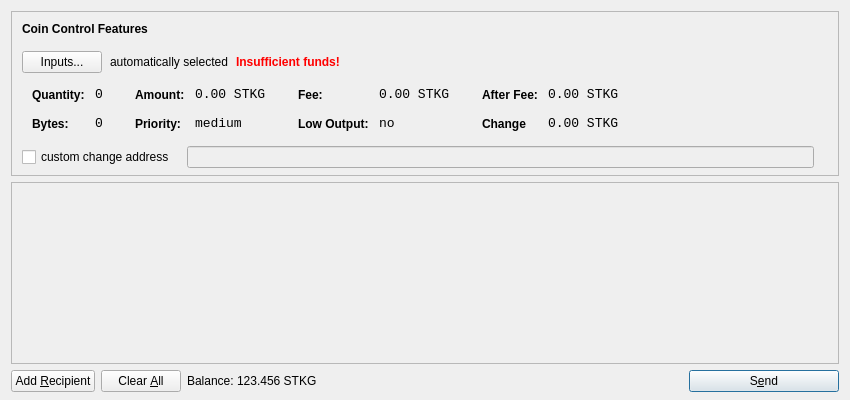
<?xml version="1.0" encoding="UTF-8"?>
<ui version="4.0">
 <class>SendCoinsDialog</class>
 <widget class="QDialog" name="SendCoinsDialog">
  <property name="geometry">
   <rect>
    <x>0</x>
    <y>0</y>
    <width>850</width>
    <height>400</height>
   </rect>
  </property>
  <property name="windowTitle">
   <string>Send Coins</string>
  </property>
  <layout class="QVBoxLayout" name="verticalLayout" stretch="0,1,0">
   <property name="bottomMargin">
    <number>8</number>
   </property>
   <item>
    <widget class="QFrame" name="frameCoinControl">
     <property name="sizePolicy">
      <sizepolicy hsizetype="Expanding" vsizetype="Expanding">
       <horstretch>0</horstretch>
       <verstretch>0</verstretch>
      </sizepolicy>
     </property>
     <property name="maximumSize">
      <size>
       <width>16777215</width>
       <height>16777215</height>
      </size>
     </property>
     <property name="frameShape">
      <enum>QFrame::StyledPanel</enum>
     </property>
     <property name="frameShadow">
      <enum>QFrame::Sunken</enum>
     </property>
     <layout class="QVBoxLayout" name="verticalLayoutCoinControl2">
      <property name="spacing">
       <number>-1</number>
      </property>
      <property name="leftMargin">
       <number>0</number>
      </property>
      <property name="topMargin">
       <number>0</number>
      </property>
      <property name="rightMargin">
       <number>0</number>
      </property>
      <property name="bottomMargin">
       <number>6</number>
      </property>
      <item>
       <layout class="QVBoxLayout" name="verticalLayoutCoinControl" stretch="0,0,0,0,1">
        <property name="spacing">
         <number>0</number>
        </property>
        <property name="leftMargin">
         <number>10</number>
        </property>
        <property name="topMargin">
         <number>10</number>
        </property>
        <item>
         <layout class="QHBoxLayout" name="horizontalLayoutCoinControl1">
          <property name="bottomMargin">
           <number>15</number>
          </property>
          <item>
           <widget class="QLabel" name="labelCoinControlFeatures">
            <property name="sizePolicy">
             <sizepolicy hsizetype="Preferred" vsizetype="Maximum">
              <horstretch>0</horstretch>
              <verstretch>0</verstretch>
             </sizepolicy>
            </property>
            <property name="font">
             <font>
              <weight>75</weight>
              <bold>true</bold>
             </font>
            </property>
            <property name="styleSheet">
             <string notr="true">font-weight:bold;</string>
            </property>
            <property name="text">
             <string>Coin Control Features</string>
            </property>
           </widget>
          </item>
         </layout>
        </item>
        <item>
         <layout class="QHBoxLayout" name="horizontalLayoutCoinControl2" stretch="0,0,0,0">
          <property name="spacing">
           <number>8</number>
          </property>
          <property name="bottomMargin">
           <number>10</number>
          </property>
          <item>
           <widget class="QPushButton" name="pushButtonCoinControl">
            <property name="styleSheet">
             <string notr="true"/>
            </property>
            <property name="text">
             <string>Inputs...</string>
            </property>
           </widget>
          </item>
          <item>
           <widget class="QLabel" name="labelCoinControlAutomaticallySelected">
            <property name="text">
             <string>automatically selected</string>
            </property>
            <property name="margin">
             <number>5</number>
            </property>
           </widget>
          </item>
          <item>
           <widget class="QLabel" name="labelCoinControlInsuffFunds">
            <property name="font">
             <font>
              <weight>75</weight>
              <bold>true</bold>
             </font>
            </property>
            <property name="styleSheet">
             <string notr="true">color:red;font-weight:bold;</string>
            </property>
            <property name="text">
             <string>Insufficient funds!</string>
            </property>
            <property name="margin">
             <number>5</number>
            </property>
           </widget>
          </item>
          <item>
           <spacer name="horizontalSpacerCoinControl">
            <property name="orientation">
             <enum>Qt::Horizontal</enum>
            </property>
            <property name="sizeHint" stdset="0">
             <size>
              <width>40</width>
              <height>1</height>
             </size>
            </property>
           </spacer>
          </item>
         </layout>
        </item>
        <item>
         <widget class="QWidget" name="widgetCoinControl" native="true">
          <property name="sizePolicy">
           <sizepolicy hsizetype="Preferred" vsizetype="Preferred">
            <horstretch>0</horstretch>
            <verstretch>0</verstretch>
           </sizepolicy>
          </property>
          <property name="minimumSize">
           <size>
            <width>0</width>
            <height>0</height>
           </size>
          </property>
          <property name="styleSheet">
           <string notr="true"/>
          </property>
          <layout class="QHBoxLayout" name="horizontalLayoutCoinControl5">
           <property name="margin">
            <number>0</number>
           </property>
           <item>
            <layout class="QHBoxLayout" name="horizontalLayoutCoinControl3" stretch="0,0,0,1">
             <property name="spacing">
              <number>20</number>
             </property>
             <property name="topMargin">
              <number>0</number>
             </property>
             <property name="bottomMargin">
              <number>10</number>
             </property>
             <item>
              <layout class="QFormLayout" name="formLayoutCoinControl1">
               <property name="horizontalSpacing">
                <number>10</number>
               </property>
               <property name="verticalSpacing">
                <number>14</number>
               </property>
               <property name="leftMargin">
                <number>10</number>
               </property>
               <property name="topMargin">
                <number>4</number>
               </property>
               <property name="rightMargin">
                <number>6</number>
               </property>
               <item row="0" column="0">
                <widget class="QLabel" name="labelCoinControlQuantityText">
                 <property name="styleSheet">
                  <string notr="true">font-weight:bold;</string>
                 </property>
                 <property name="text">
                  <string>Quantity:</string>
                 </property>
                 <property name="margin">
                  <number>0</number>
                 </property>
                </widget>
               </item>
               <item row="0" column="1">
                <widget class="QLabel" name="labelCoinControlQuantity">
                 <property name="font">
                  <font>
                   <family>Monospace</family>
                   <pointsize>10</pointsize>
                  </font>
                 </property>
                 <property name="cursor">
                  <cursorShape>IBeamCursor</cursorShape>
                 </property>
                 <property name="contextMenuPolicy">
                  <enum>Qt::ActionsContextMenu</enum>
                 </property>
                 <property name="text">
                  <string>0</string>
                 </property>
                 <property name="margin">
                  <number>0</number>
                 </property>
                 <property name="textInteractionFlags">
                  <set>Qt::LinksAccessibleByMouse|Qt::TextSelectableByKeyboard|Qt::TextSelectableByMouse</set>
                 </property>
                </widget>
               </item>
               <item row="1" column="0">
                <widget class="QLabel" name="labelCoinControlBytesText">
                 <property name="styleSheet">
                  <string notr="true">font-weight:bold;</string>
                 </property>
                 <property name="text">
                  <string>Bytes:</string>
                 </property>
                </widget>
               </item>
               <item row="1" column="1">
                <widget class="QLabel" name="labelCoinControlBytes">
                 <property name="font">
                  <font>
                   <family>Monospace</family>
                   <pointsize>10</pointsize>
                  </font>
                 </property>
                 <property name="cursor">
                  <cursorShape>IBeamCursor</cursorShape>
                 </property>
                 <property name="contextMenuPolicy">
                  <enum>Qt::ActionsContextMenu</enum>
                 </property>
                 <property name="text">
                  <string>0</string>
                 </property>
                 <property name="textInteractionFlags">
                  <set>Qt::LinksAccessibleByMouse|Qt::TextSelectableByKeyboard|Qt::TextSelectableByMouse</set>
                 </property>
                </widget>
               </item>
              </layout>
             </item>
             <item>
              <layout class="QFormLayout" name="formLayoutCoinControl2">
               <property name="horizontalSpacing">
                <number>10</number>
               </property>
               <property name="verticalSpacing">
                <number>14</number>
               </property>
               <property name="leftMargin">
                <number>6</number>
               </property>
               <property name="topMargin">
                <number>4</number>
               </property>
               <property name="rightMargin">
                <number>6</number>
               </property>
               <item row="0" column="0">
                <widget class="QLabel" name="labelCoinControlAmountText">
                 <property name="styleSheet">
                  <string notr="true">font-weight:bold;</string>
                 </property>
                 <property name="text">
                  <string>Amount:</string>
                 </property>
                 <property name="margin">
                  <number>0</number>
                 </property>
                </widget>
               </item>
               <item row="0" column="1">
                <widget class="QLabel" name="labelCoinControlAmount">
                 <property name="font">
                  <font>
                   <family>Monospace</family>
                   <pointsize>10</pointsize>
                  </font>
                 </property>
                 <property name="cursor">
                  <cursorShape>IBeamCursor</cursorShape>
                 </property>
                 <property name="contextMenuPolicy">
                  <enum>Qt::ActionsContextMenu</enum>
                 </property>
                 <property name="text">
                  <string>0.00 STKG</string>
                 </property>
                 <property name="textInteractionFlags">
                  <set>Qt::LinksAccessibleByMouse|Qt::TextSelectableByKeyboard|Qt::TextSelectableByMouse</set>
                 </property>
                </widget>
               </item>
               <item row="1" column="0">
                <widget class="QLabel" name="labelCoinControlPriorityText">
                 <property name="styleSheet">
                  <string notr="true">font-weight:bold;</string>
                 </property>
                 <property name="text">
                  <string>Priority:</string>
                 </property>
                </widget>
               </item>
               <item row="1" column="1">
                <widget class="QLabel" name="labelCoinControlPriority">
                 <property name="font">
                  <font>
                   <family>Monospace</family>
                   <pointsize>10</pointsize>
                  </font>
                 </property>
                 <property name="cursor">
                  <cursorShape>IBeamCursor</cursorShape>
                 </property>
                 <property name="contextMenuPolicy">
                  <enum>Qt::ActionsContextMenu</enum>
                 </property>
                 <property name="text">
                  <string>medium</string>
                 </property>
                 <property name="textInteractionFlags">
                  <set>Qt::LinksAccessibleByMouse|Qt::TextSelectableByKeyboard|Qt::TextSelectableByMouse</set>
                 </property>
                </widget>
               </item>
              </layout>
             </item>
             <item>
              <layout class="QFormLayout" name="formLayoutCoinControl3">
               <property name="horizontalSpacing">
                <number>10</number>
               </property>
               <property name="verticalSpacing">
                <number>14</number>
               </property>
               <property name="leftMargin">
                <number>6</number>
               </property>
               <property name="topMargin">
                <number>4</number>
               </property>
               <property name="rightMargin">
                <number>6</number>
               </property>
               <item row="0" column="0">
                <widget class="QLabel" name="labelCoinControlFeeText">
                 <property name="styleSheet">
                  <string notr="true">font-weight:bold;</string>
                 </property>
                 <property name="text">
                  <string>Fee:</string>
                 </property>
                 <property name="margin">
                  <number>0</number>
                 </property>
                </widget>
               </item>
               <item row="0" column="1">
                <widget class="QLabel" name="labelCoinControlFee">
                 <property name="font">
                  <font>
                   <family>Monospace</family>
                   <pointsize>10</pointsize>
                  </font>
                 </property>
                 <property name="cursor">
                  <cursorShape>IBeamCursor</cursorShape>
                 </property>
                 <property name="contextMenuPolicy">
                  <enum>Qt::ActionsContextMenu</enum>
                 </property>
                 <property name="text">
                  <string>0.00 STKG</string>
                 </property>
                 <property name="textInteractionFlags">
                  <set>Qt::LinksAccessibleByMouse|Qt::TextSelectableByKeyboard|Qt::TextSelectableByMouse</set>
                 </property>
                </widget>
               </item>
               <item row="1" column="0">
                <widget class="QLabel" name="labelCoinControlLowOutputText">
                 <property name="styleSheet">
                  <string notr="true">font-weight:bold;</string>
                 </property>
                 <property name="text">
                  <string>Low Output:</string>
                 </property>
                </widget>
               </item>
               <item row="1" column="1">
                <widget class="QLabel" name="labelCoinControlLowOutput">
                 <property name="font">
                  <font>
                   <family>Monospace</family>
                   <pointsize>10</pointsize>
                  </font>
                 </property>
                 <property name="cursor">
                  <cursorShape>IBeamCursor</cursorShape>
                 </property>
                 <property name="contextMenuPolicy">
                  <enum>Qt::ActionsContextMenu</enum>
                 </property>
                 <property name="text">
                  <string>no</string>
                 </property>
                 <property name="textInteractionFlags">
                  <set>Qt::LinksAccessibleByMouse|Qt::TextSelectableByKeyboard|Qt::TextSelectableByMouse</set>
                 </property>
                </widget>
               </item>
              </layout>
             </item>
             <item>
              <layout class="QFormLayout" name="formLayoutCoinControl4">
               <property name="horizontalSpacing">
                <number>10</number>
               </property>
               <property name="verticalSpacing">
                <number>14</number>
               </property>
               <property name="leftMargin">
                <number>6</number>
               </property>
               <property name="topMargin">
                <number>4</number>
               </property>
               <property name="rightMargin">
                <number>6</number>
               </property>
               <item row="0" column="0">
                <widget class="QLabel" name="labelCoinControlAfterFeeText">
                 <property name="styleSheet">
                  <string notr="true">font-weight:bold;</string>
                 </property>
                 <property name="text">
                  <string>After Fee:</string>
                 </property>
                 <property name="margin">
                  <number>0</number>
                 </property>
                </widget>
               </item>
               <item row="0" column="1">
                <widget class="QLabel" name="labelCoinControlAfterFee">
                 <property name="font">
                  <font>
                   <family>Monospace</family>
                   <pointsize>10</pointsize>
                  </font>
                 </property>
                 <property name="cursor">
                  <cursorShape>IBeamCursor</cursorShape>
                 </property>
                 <property name="contextMenuPolicy">
                  <enum>Qt::ActionsContextMenu</enum>
                 </property>
                 <property name="text">
                  <string>0.00 STKG</string>
                 </property>
                 <property name="textInteractionFlags">
                  <set>Qt::LinksAccessibleByMouse|Qt::TextSelectableByKeyboard|Qt::TextSelectableByMouse</set>
                 </property>
                </widget>
               </item>
               <item row="1" column="0">
                <widget class="QLabel" name="labelCoinControlChangeText">
                 <property name="styleSheet">
                  <string notr="true">font-weight:bold;</string>
                 </property>
                 <property name="text">
                  <string>Change</string>
                 </property>
                </widget>
               </item>
               <item row="1" column="1">
                <widget class="QLabel" name="labelCoinControlChange">
                 <property name="font">
                  <font>
                   <family>Monospace</family>
                   <pointsize>10</pointsize>
                  </font>
                 </property>
                 <property name="cursor">
                  <cursorShape>IBeamCursor</cursorShape>
                 </property>
                 <property name="contextMenuPolicy">
                  <enum>Qt::ActionsContextMenu</enum>
                 </property>
                 <property name="text">
                  <string>0.00 STKG</string>
                 </property>
                 <property name="textInteractionFlags">
                  <set>Qt::LinksAccessibleByMouse|Qt::TextSelectableByKeyboard|Qt::TextSelectableByMouse</set>
                 </property>
                </widget>
               </item>
              </layout>
             </item>
            </layout>
           </item>
          </layout>
         </widget>
        </item>
        <item>
         <layout class="QHBoxLayout" name="horizontalLayoutCoinControl4" stretch="0,0,0">
          <property name="spacing">
           <number>12</number>
          </property>
          <property name="sizeConstraint">
           <enum>QLayout::SetDefaultConstraint</enum>
          </property>
          <property name="topMargin">
           <number>5</number>
          </property>
          <property name="rightMargin">
           <number>5</number>
          </property>
          <item>
           <widget class="QCheckBox" name="checkBoxCoinControlChange">
            <property name="text">
             <string>custom change address</string>
            </property>
           </widget>
          </item>
          <item>
           <widget class="QLineEdit" name="lineEditCoinControlChange">
            <property name="enabled">
             <bool>false</bool>
            </property>
            <property name="sizePolicy">
             <sizepolicy hsizetype="Expanding" vsizetype="Fixed">
              <horstretch>0</horstretch>
              <verstretch>0</verstretch>
             </sizepolicy>
            </property>
           </widget>
          </item>
          <item>
           <widget class="QLabel" name="labelCoinControlChangeLabel">
            <property name="sizePolicy">
             <sizepolicy hsizetype="Preferred" vsizetype="Expanding">
              <horstretch>0</horstretch>
              <verstretch>0</verstretch>
             </sizepolicy>
            </property>
            <property name="minimumSize">
             <size>
              <width>0</width>
              <height>0</height>
             </size>
            </property>
            <property name="text">
             <string/>
            </property>
            <property name="margin">
             <number>3</number>
            </property>
           </widget>
          </item>
         </layout>
        </item>
        <item>
         <spacer name="verticalSpacerCoinControl">
          <property name="orientation">
           <enum>Qt::Vertical</enum>
          </property>
          <property name="sizeHint" stdset="0">
           <size>
            <width>800</width>
            <height>1</height>
           </size>
          </property>
         </spacer>
        </item>
       </layout>
      </item>
     </layout>
    </widget>
   </item>
   <item>
    <widget class="QScrollArea" name="scrollArea">
     <property name="widgetResizable">
      <bool>true</bool>
     </property>
     <widget class="QWidget" name="scrollAreaWidgetContents">
      <property name="geometry">
       <rect>
        <x>0</x>
        <y>0</y>
        <width>830</width>
        <height>165</height>
       </rect>
      </property>
      <layout class="QVBoxLayout" name="verticalLayout_2">
       <property name="margin">
        <number>0</number>
       </property>
       <item>
        <layout class="QVBoxLayout" name="entries">
         <property name="spacing">
          <number>6</number>
         </property>
        </layout>
       </item>
       <item>
        <spacer name="verticalSpacer">
         <property name="orientation">
          <enum>Qt::Vertical</enum>
         </property>
         <property name="sizeHint" stdset="0">
          <size>
           <width>20</width>
           <height>40</height>
          </size>
         </property>
        </spacer>
       </item>
      </layout>
     </widget>
    </widget>
   </item>
   <item>
    <layout class="QHBoxLayout" name="horizontalLayout">
     <item>
      <widget class="QPushButton" name="addButton">
       <property name="toolTip">
        <string>Send to multiple recipients at once</string>
       </property>
       <property name="text">
        <string>Add &amp;Recipient</string>
       </property>
       <property name="icon">
        <iconset resource="../bitcoin.qrc">
         <normaloff>:/icons/add</normaloff>:/icons/add</iconset>
       </property>
       <property name="autoDefault">
        <bool>false</bool>
       </property>
      </widget>
     </item>
     <item>
      <widget class="QPushButton" name="clearButton">
       <property name="sizePolicy">
        <sizepolicy hsizetype="Minimum" vsizetype="Fixed">
         <horstretch>0</horstretch>
         <verstretch>0</verstretch>
        </sizepolicy>
       </property>
       <property name="toolTip">
        <string>Remove all transaction fields</string>
       </property>
       <property name="text">
        <string>Clear &amp;All</string>
       </property>
       <property name="icon">
        <iconset resource="../bitcoin.qrc">
         <normaloff>:/icons/remove</normaloff>:/icons/remove</iconset>
       </property>
       <property name="autoRepeatDelay">
        <number>300</number>
       </property>
       <property name="autoDefault">
        <bool>false</bool>
       </property>
      </widget>
     </item>
     <item>
      <layout class="QHBoxLayout" name="horizontalLayout_2">
       <property name="spacing">
        <number>3</number>
       </property>
       <item>
        <widget class="QLabel" name="label">
         <property name="sizePolicy">
          <sizepolicy hsizetype="Preferred" vsizetype="Fixed">
           <horstretch>0</horstretch>
           <verstretch>0</verstretch>
          </sizepolicy>
         </property>
         <property name="text">
          <string>Balance:</string>
         </property>
        </widget>
       </item>
       <item>
        <widget class="QLabel" name="labelBalance">
         <property name="sizePolicy">
          <sizepolicy hsizetype="Preferred" vsizetype="Fixed">
           <horstretch>0</horstretch>
           <verstretch>0</verstretch>
          </sizepolicy>
         </property>
         <property name="cursor">
          <cursorShape>IBeamCursor</cursorShape>
         </property>
         <property name="text">
          <string>123.456 STKG</string>
         </property>
         <property name="textInteractionFlags">
          <set>Qt::LinksAccessibleByMouse|Qt::TextSelectableByKeyboard|Qt::TextSelectableByMouse</set>
         </property>
        </widget>
       </item>
      </layout>
     </item>
     <item>
      <spacer name="horizontalSpacer">
       <property name="orientation">
        <enum>Qt::Horizontal</enum>
       </property>
       <property name="sizeHint" stdset="0">
        <size>
         <width>40</width>
         <height>20</height>
        </size>
       </property>
      </spacer>
     </item>
     <item>
      <widget class="QPushButton" name="sendButton">
       <property name="minimumSize">
        <size>
         <width>150</width>
         <height>0</height>
        </size>
       </property>
       <property name="toolTip">
        <string>Confirm the send action</string>
       </property>
       <property name="text">
        <string>S&amp;end</string>
       </property>
       <property name="icon">
        <iconset resource="../bitcoin.qrc">
         <normaloff>:/icons/send</normaloff>:/icons/send</iconset>
       </property>
       <property name="default">
        <bool>true</bool>
       </property>
      </widget>
     </item>
    </layout>
   </item>
  </layout>
 </widget>
 <resources>
  <include location="../bitcoin.qrc"/>
 </resources>
 <connections/>
</ui>
